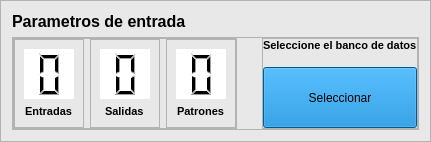
         <widget class="QFrame" name="frame_2">
          <property name="styleSheet">
           <string notr="true">background-color:rgb(232, 232, 232);</string>
          </property>
          <property name="frameShape">
           <enum>QFrame::StyledPanel</enum>
          </property>
          <property name="frameShadow">
           <enum>QFrame::Raised</enum>
          </property>
          <layout class="QVBoxLayout" name="verticalLayout_6">
           <item>
            <widget class="QLabel" name="label">
             <property name="font">
              <font>
               <pointsize>12</pointsize>
               <weight>75</weight>
               <bold>true</bold>
              </font>
             </property>
             <property name="text">
              <string>Parametros de entrada</string>
             </property>
            </widget>
           </item>
           <item>
            <widget class="QFrame" name="frame_8">
             <property name="frameShape">
              <enum>QFrame::StyledPanel</enum>
             </property>
             <property name="frameShadow">
              <enum>QFrame::Raised</enum>
             </property>
             <layout class="QHBoxLayout" name="horizontalLayout_2" stretch="7,2">
              <property name="spacing">
               <number>25</number>
              </property>
              <property name="leftMargin">
               <number>0</number>
              </property>
              <property name="topMargin">
               <number>0</number>
              </property>
              <property name="rightMargin">
               <number>0</number>
              </property>
              <property name="bottomMargin">
               <number>0</number>
              </property>
              <item>
               <widget class="QFrame" name="frame_4">
                <property name="frameShape">
                 <enum>QFrame::StyledPanel</enum>
                </property>
                <property name="frameShadow">
                 <enum>QFrame::Raised</enum>
                </property>
                <layout class="QHBoxLayout" name="horizontalLayout_3">
                 <property name="leftMargin">
                  <number>0</number>
                 </property>
                 <property name="topMargin">
                  <number>0</number>
                 </property>
                 <property name="rightMargin">
                  <number>0</number>
                 </property>
                 <property name="bottomMargin">
                  <number>0</number>
                 </property>
                 <item>
                  <widget class="QFrame" name="frame_9">
                   <property name="frameShape">
                    <enum>QFrame::StyledPanel</enum>
                   </property>
                   <property name="frameShadow">
                    <enum>QFrame::Raised</enum>
                   </property>
                   <layout class="QVBoxLayout" name="verticalLayout_2">
                    <item alignment="Qt::AlignHCenter">
                     <widget class="QLCDNumber" name="lcdNumber_e">
                      <property name="minimumSize">
                       <size>
                        <width>50</width>
                        <height>50</height>
                       </size>
                      </property>
                      <property name="maximumSize">
                       <size>
                        <width>50</width>
                        <height>50</height>
                       </size>
                      </property>
                      <property name="styleSheet">
                       <string notr="true">background-color:rgb(255, 255, 255);</string>
                      </property>
                      <property name="frameShape">
                       <enum>QFrame::NoFrame</enum>
                      </property>
                      <property name="digitCount">
                       <number>1</number>
                      </property>
                     </widget>
                    </item>
                    <item alignment="Qt::AlignHCenter">
                     <widget class="QLabel" name="label_3">
                      <property name="font">
                       <font>
                        <pointsize>8</pointsize>
                        <weight>75</weight>
                        <bold>true</bold>
                       </font>
                      </property>
                      <property name="text">
                       <string>Entradas</string>
                      </property>
                     </widget>
                    </item>
                   </layout>
                  </widget>
                 </item>
                 <item>
                  <widget class="QFrame" name="frame_5">
                   <property name="frameShape">
                    <enum>QFrame::StyledPanel</enum>
                   </property>
                   <property name="frameShadow">
                    <enum>QFrame::Raised</enum>
                   </property>
                   <layout class="QVBoxLayout" name="verticalLayout_3">
                    <item alignment="Qt::AlignHCenter">
                     <widget class="QLCDNumber" name="lcdNumber_s">
                      <property name="minimumSize">
                       <size>
                        <width>50</width>
                        <height>50</height>
                       </size>
                      </property>
                      <property name="maximumSize">
                       <size>
                        <width>50</width>
                        <height>50</height>
                       </size>
                      </property>
                      <property name="styleSheet">
                       <string notr="true">background-color:rgb(255, 255, 255);</string>
                      </property>
                      <property name="frameShape">
                       <enum>QFrame::NoFrame</enum>
                      </property>
                      <property name="digitCount">
                       <number>1</number>
                      </property>
                     </widget>
                    </item>
                    <item alignment="Qt::AlignHCenter">
                     <widget class="QLabel" name="label_4">
                      <property name="font">
                       <font>
                        <pointsize>8</pointsize>
                        <weight>75</weight>
                        <bold>true</bold>
                       </font>
                      </property>
                      <property name="text">
                       <string>Salidas</string>
                      </property>
                     </widget>
                    </item>
                   </layout>
                  </widget>
                 </item>
                 <item>
                  <widget class="QFrame" name="frame_6">
                   <property name="frameShape">
                    <enum>QFrame::StyledPanel</enum>
                   </property>
                   <property name="frameShadow">
                    <enum>QFrame::Raised</enum>
                   </property>
                   <layout class="QVBoxLayout" name="verticalLayout_4">
                    <item alignment="Qt::AlignHCenter|Qt::AlignVCenter">
                     <widget class="QLCDNumber" name="lcdNumber_p">
                      <property name="minimumSize">
                       <size>
                        <width>50</width>
                        <height>50</height>
                       </size>
                      </property>
                      <property name="maximumSize">
                       <size>
                        <width>50</width>
                        <height>50</height>
                       </size>
                      </property>
                      <property name="styleSheet">
                       <string notr="true">background-color:rgb(255, 255, 255);</string>
                      </property>
                      <property name="frameShape">
                       <enum>QFrame::NoFrame</enum>
                      </property>
                      <property name="digitCount">
                       <number>1</number>
                      </property>
                     </widget>
                    </item>
                    <item alignment="Qt::AlignHCenter|Qt::AlignVCenter">
                     <widget class="QLabel" name="label_5">
                      <property name="font">
                       <font>
                        <pointsize>8</pointsize>
                        <weight>75</weight>
                        <bold>true</bold>
                       </font>
                      </property>
                      <property name="text">
                       <string>Patrones</string>
                      </property>
                     </widget>
                    </item>
                   </layout>
                  </widget>
                 </item>
                </layout>
               </widget>
              </item>
              <item>
               <widget class="QFrame" name="frame_7">
                <property name="frameShape">
                 <enum>QFrame::StyledPanel</enum>
                </property>
                <property name="frameShadow">
                 <enum>QFrame::Raised</enum>
                </property>
                <layout class="QVBoxLayout" name="verticalLayout_5" stretch="0,0">
                 <property name="spacing">
                  <number>15</number>
                 </property>
                 <property name="leftMargin">
                  <number>0</number>
                 </property>
                 <property name="topMargin">
                  <number>0</number>
                 </property>
                 <property name="rightMargin">
                  <number>0</number>
                 </property>
                 <property name="bottomMargin">
                  <number>0</number>
                 </property>
                 <item>
                  <widget class="QLabel" name="label_2">
                   <property name="font">
                    <font>
                     <pointsize>8</pointsize>
                     <weight>75</weight>
                     <bold>true</bold>
                    </font>
                   </property>
                   <property name="text">
                    <string>Seleccione el banco de datos</string>
                   </property>
                  </widget>
                 </item>
                 <item>
                  <widget class="QPushButton" name="btn_datos">
                   <property name="sizePolicy">
                    <sizepolicy hsizetype="Preferred" vsizetype="Preferred">
                     <horstretch>20</horstretch>
                     <verstretch>20</verstretch>
                    </sizepolicy>
                   </property>
                   <property name="minimumSize">
                    <size>
                     <width>0</width>
                     <height>0</height>
                    </size>
                   </property>
                   <property name="maximumSize">
                    <size>
                     <width>16777215</width>
                     <height>16777215</height>
                    </size>
                   </property>
                   <property name="styleSheet">
                    <string notr="true">background-color: rgb(0, 127, 206);</string>
                   </property>
                   <property name="text">
                    <string>Seleccionar</string>
                   </property>
                  </widget>
                 </item>
                </layout>
               </widget>
              </item>
             </layout>
            </widget>
           </item>
          </layout>
         </widget>
